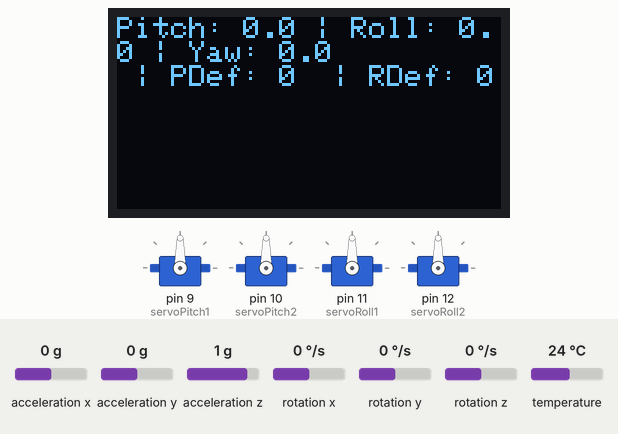
Bench run of a sketch on a simulated Arduino Uno, built with avr-gcc and run on an emulated ATmega328P. On the bench: 4 × servo, 128×64 one-colour display. The test bench sets the inputs (shaded band); at power-on: rotation z 0 °/s, acceleration x 0 g, acceleration y 0 g, acceleration z 1 g, rotation x 0 °/s, rotation y 0 °/s, temperature 24 °C. What the sketch prints to the serial monitor is not drawn.

Above: at 1.2 s.
1.3 s: rotation z set to -192 °/s
At 1.38 s:
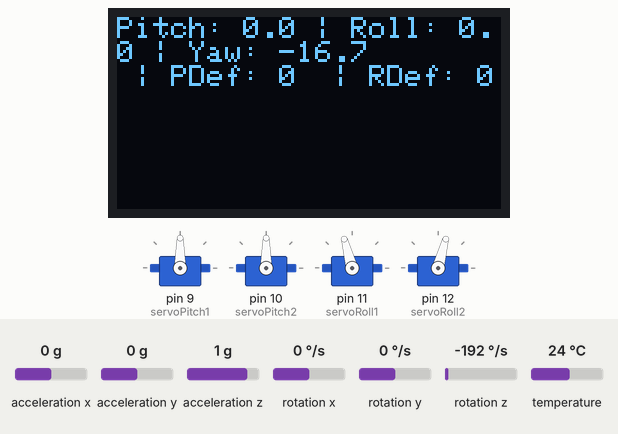
3.1 s: acceleration x set to -1.4 g
At 3.23 s:
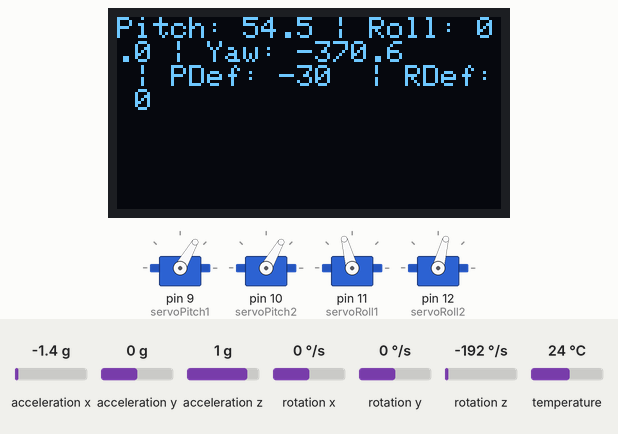
4.9 s: acceleration y set to -1.4 g
At 4.99 s:
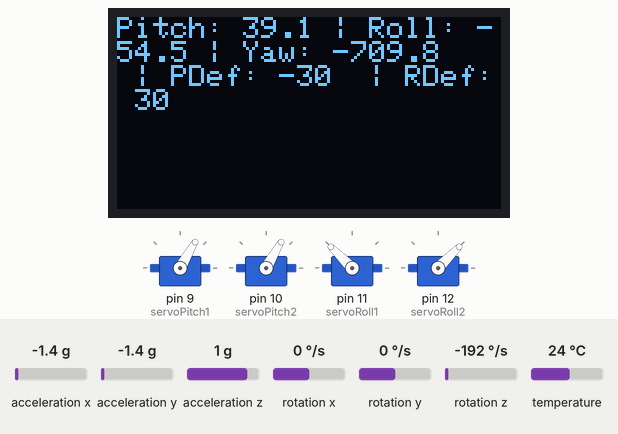
6.7 s: acceleration x set to 0 g
At 6.77 s:
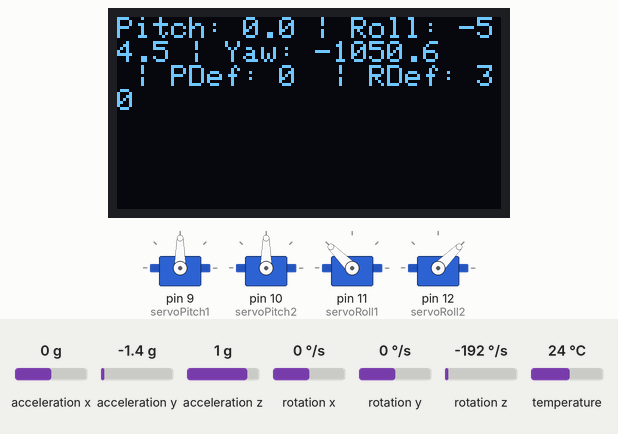
8.5 s: acceleration y set to 0.8 g
At 8.63 s:
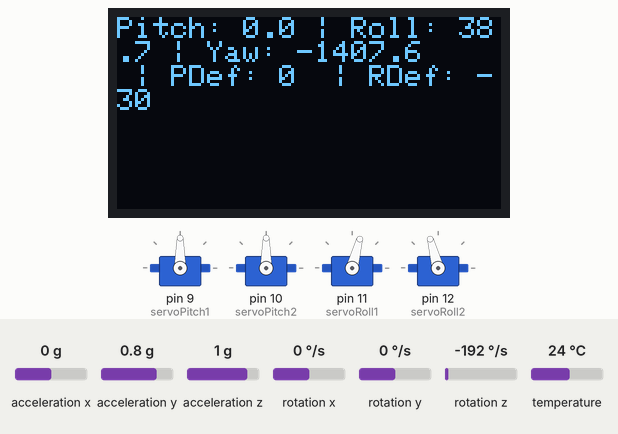
10.3 s: acceleration x set to -0.8 g
At 10.4 s:
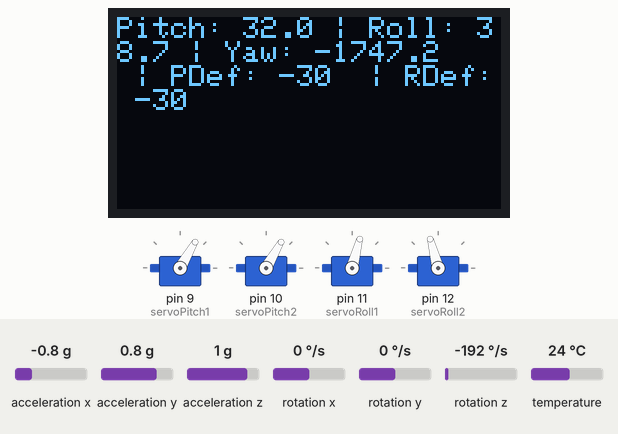
Timing chart, 0 to 13.1 s (numbered marks = the images above; inputs shaded):
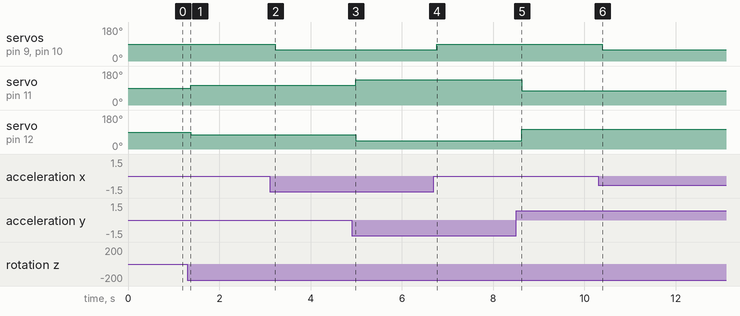

The sketch:

sketch_feb3b.ino
```cpp
#include <Adafruit_MPU6050.h>
#include <Adafruit_Sensor.h>
#include <Wire.h>
#include <Servo.h>
#include <Adafruit_GFX.h>
#include <Adafruit_SSD1306.h>

Adafruit_MPU6050 mpu;
Servo servoPitch1;  // Pitch servo 1 (e.g., left elevator)
Servo servoPitch2;  // Pitch servo 2 (e.g., right elevator)
Servo servoRoll1;   // Roll servo 1 (e.g., left aileron)
Servo servoRoll2;   // Roll servo 2 (e.g., right aileron)

//defineing display
#define SCREEN_WIDTH 128 // OLED display width, in pixels
#define SCREEN_HEIGHT 64 // OLED display height, in pixels
#define OLED_RESET     -1 // Reset pin # (or -1 if sharing Arduino reset pin)
Adafruit_SSD1306 display(SCREEN_WIDTH, SCREEN_HEIGHT, &Wire, OLED_RESET);

// Variables for yaw integration
float yaw = 0.0;
unsigned long lastTime = 0;

// Neutral positions (90° for center; adjust based on your linkage)
const int neutral = 90;

void setup() {
  Serial.begin(115200);
  while (!Serial) delay(10);

  Serial.println("MPU6050 RPY with 4 MG90S for Projectile Control!");

  if (!mpu.begin()) {
    Serial.println("Failed to find MPU6050 chip");
    while (1) delay(10);
  }
  Serial.println("MPU6050 Found!");

  mpu.setAccelerometerRange(MPU6050_RANGE_8_G);
  mpu.setGyroRange(MPU6050_RANGE_500_DEG);
  mpu.setFilterBandwidth(MPU6050_BAND_21_HZ);

  // Attach servos
  servoPitch1.attach(9);
  servoPitch2.attach(10);
  servoRoll1.attach(11);
  servoRoll2.attach(12);

  // Set to neutral
  servoPitch1.write(neutral);
  servoPitch2.write(neutral);
  servoRoll1.write(neutral);
  servoRoll2.write(neutral);

  Serial.println("Setup complete. Servos at neutral.");
  lastTime = millis();


  display.clearDisplay();
  display.setTextSize(1);
  display.setTextColor(SSD1306_WHITE);
  display.setCursor(0, 0);
  display.println("MPU6050 diplay is ready!");
  display.display();
}

void loop() {
  sensors_event_t a, g, temp;
  mpu.getEvent(&a, &g, &temp);

  // Calculate Roll and Pitch from accelerometer (in degrees)
  float roll = atan2(a.acceleration.y, a.acceleration.z) * 180.0 / PI;
  float pitch = atan2(-a.acceleration.x, sqrt(a.acceleration.y * a.acceleration.y + a.acceleration.z * a.acceleration.z)) * 180.0 / PI;

  // Calculate Yaw from gyro integration (in degrees)
  unsigned long currentTime = millis();
  float dt = (currentTime - lastTime) / 1000.0;
  yaw += g.gyro.z * dt * 180.0 / PI;
  lastTime = currentTime;

  // Control gains (adjust for sensitivity; higher = more response)
  float pitchGain = 2.0;  // Degrees of servo deflection per degree of pitch error
  float rollGain = 2.0;
  float yawGain = 1.0;    // For differential on roll servos

  // Desired RPY (set to 0 for level flight; change for maneuvers)
  float desiredPitch = 0.0;
  float desiredRoll = 0.0;
  float desiredYaw = 0.0;

  // Errors
  float pitchError = desiredPitch - pitch;
  float rollError = desiredRoll - roll;
  float yawError = desiredYaw - yaw;

  // Servo deflections (symmetric for pitch, differential for roll/yaw)
  int pitchDeflect = constrain(pitchError * pitchGain, -30, 30);  // Limit to ±30° deflection
  int rollDeflect = constrain(rollError * rollGain, -30, 30);
  int yawDeflect = constrain(yawError * yawGain, -15, 15);        // Smaller for yaw

  // Set servo positions
  servoPitch1.write(neutral + pitchDeflect);  // Both pitch servos move together
  servoPitch2.write(neutral + pitchDeflect);
  servoRoll1.write(neutral + rollDeflect + yawDeflect);  // Differential: one up, one down for roll; add yaw
  servoRoll2.write(neutral - rollDeflect - yawDeflect);

  // Display on OLED
  display.clearDisplay();
  display.setCursor(0, 0);
  display.print("Pitch: ");    display.print(pitch,1);
  display.print(" | Roll: ");  display.print(roll,1);
  display.print(" | Yaw: ");   display.println(yaw,1);
  display.print(" | PDef: ");  display.print(pitchDeflect);
  display.print("  | RDef: ");  display.println(rollDeflect);
  display.display();

  // Print debug info
  Serial.print("Pitch: ");
  Serial.print(pitch);
  Serial.print(" | Roll: ");
  Serial.print(roll);
  Serial.print(" | Yaw: ");
  Serial.print(yaw);
  Serial.print(" | Pitch Deflect: ");
  Serial.print(pitchDeflect);
  Serial.print(" | Roll Deflect: ");
  Serial.println(rollDeflect);

  delay(50);  // Faster updates for control; adjust based on servo speed
}
```

Measured:
- after the input at 1.3 s, servo on pin 11 (servoRoll1): 90° → 105° after 0.08 s; servo on pin 12 (servoRoll2): 90° → 75° after 0.08 s; the display: changes after 0.08 s (image 1)
- after the input at 3.1 s, servo on pin 9 (servoPitch1), servo on pin 10 (servoPitch2): 90° → 60° after 0.12 s
- after the input at 4.9 s, servo on pin 11 (servoRoll1): 105° → 135° after 0.09 s; servo on pin 12 (servoRoll2): 75° → 45° after 0.09 s
- after the input at 6.7 s, servo on pin 9 (servoPitch1), servo on pin 10 (servoPitch2): 60° → 90° after 0.06 s
- after the input at 8.5 s, servo on pin 11 (servoRoll1): 135° → 75° after 0.12 s; servo on pin 12 (servoRoll2): 45° → 105° after 0.12 s
- after the input at 10.3 s, servo on pin 9 (servoPitch1), servo on pin 10 (servoPitch2): 90° → 60° after 0.09 s
